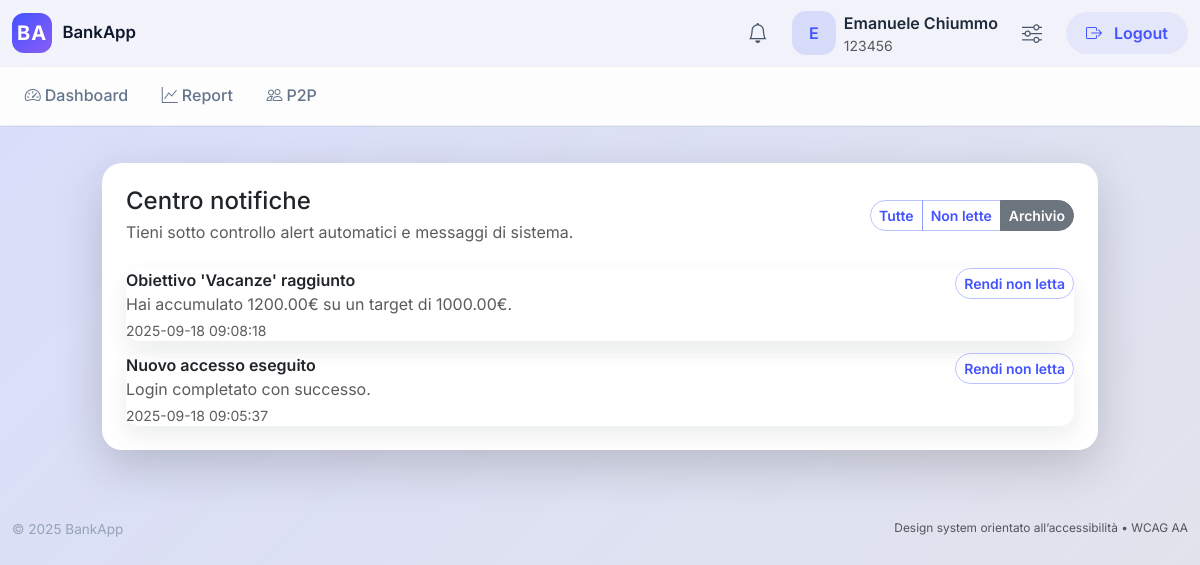
/notifications?status=READ (signed in), run on the app's committed database.
### tables this page shows
CREATE TABLE notifications (
  notification_id TEXT PRIMARY KEY,
  user_id         TEXT NOT NULL,
  type            TEXT NOT NULL,
  title           TEXT NOT NULL,
  body            TEXT,
  status          TEXT NOT NULL DEFAULT 'UNREAD',
  dedupe_key      TEXT,
  payload         TEXT,
  created_at      TEXT DEFAULT (datetime('now')),
  read_at         TEXT,
  FOREIGN KEY (user_id) REFERENCES users(user_id) ON DELETE CASCADE
);

### app.py (the view, shortened to what this page needs)
@app.route('/notifications', methods=['GET', 'POST'])
@login_required
def notifications_center():
    user_id = session['user_id']
    status_filter = request.args.get('status')
    items = _list_notifications(user_id, limit=50, status=status_filter if status_filter in {'READ', 'UNREAD'} else None)
    unread_count = _count_unread_notifications(user_id)
    return render_template(
        'notifications.html',
        notifications=items,
        unread_notifications=unread_count,
        status_filter=status_filter,
    )

### app.py (called while the page is built, shortened)
def get_db():
    if 'db' not in g:
        g.db = sqlite3.connect(app.config['DATABASE'])
        g.db.row_factory = sqlite3.Row
        g.db.execute("PRAGMA foreign_keys = ON;")
    return g.db

def _list_notifications(user_id: str, limit: int = 10, status: str | None = None) -> list[sqlite3.Row]:
    db = get_db()
    params = [user_id]
    where = ["user_id = ?"]
    if status in {"UNREAD", "READ"}:
        where.append("status = ?")
        params.append(status)
    sql = f"""
        SELECT notification_id, type, title, body, status, payload, created_at, read_at
        FROM notifications
        WHERE {' AND '.join(where)}
        ORDER BY created_at DESC
        LIMIT ?
    """
    params.append(limit)
    rows = db.execute(sql, params).fetchall()
    result = []
    for row in rows:
        payload = row["payload"]
        try:
            payload_data = json.loads(payload) if payload else {}
        except json.JSONDecodeError:
            payload_data = {"raw": payload}
        result.append({**dict(row), "payload": payload_data})
    return result

def _count_unread_notifications(user_id: str) -> int:
    db = get_db()
    row = db.execute(
        "SELECT COUNT(1) AS cnt FROM notifications WHERE user_id = ? AND status = 'UNREAD'",
        (user_id,),
    ).fetchone()
    return int(row["cnt"] or 0)

def _ensure_user_settings(user_id: str) -> sqlite3.Row:
    db = get_db()
    settings = db.execute(
        """
        SELECT user_id, default_currency, decimal_places, notify_threshold
        FROM user_settings
        WHERE user_id = ?
        """,
        (user_id,),
    ).fetchone()
    if settings:
        return settings

def _get_user_settings(user_id: str) -> dict:
    settings = _ensure_user_settings(user_id)
    return dict(settings) if settings else {"user_id": user_id, "default_currency": "EUR", "decimal_places": 2, "notify_threshold": 1.0}

def login_required(view_func):
    from functools import wraps
    @wraps(view_func)
    def wrapped(*args, **kwargs):
        if not session.get('user_id'):
            return redirect(url_for('login', next=request.path))
        return view_func(*args, **kwargs)
    return wrapped

### templates/notifications.html (shortened to what this page needs)
{% extends "base.html" %}
{% block content %}
<section class="row justify-content-center g-4">
  <div class="col-12 col-xl-10">
    <div class="card p-4 shadow-lg border-0">
      <div class="d-flex flex-column flex-md-row justify-content-between align-items-start align-items-md-center gap-3 mb-4">
        <div>
          <h1 class="h4 mb-1">Centro notifiche</h1>
          <p class="text-muted mb-0">Tieni sotto controllo alert automatici e messaggi di sistema.</p>
        </div>
        <div class="btn-group" role="group" aria-label="Filtri notifiche">
          <a class="btn btn-outline-secondary btn-sm {% if not status_filter %}active{% endif %}" href="{{ url_for('notifications_center') }}">Tutte</a>
          <a class="btn btn-outline-secondary btn-sm {% if status_filter == 'UNREAD' %}active{% endif %}" href="{{ url_for('notifications_center', status='UNREAD') }}">Non lette</a>
          <a class="btn btn-outline-secondary btn-sm {% if status_filter == 'READ' %}active{% endif %}" href="{{ url_for('notifications_center', status='READ') }}">Archivio</a>
        </div>
      </div>
      {% if notifications %}
      <div class="notification-list">
        {% for note in notifications %}
        <div class="list-group-item d-flex flex-column flex-md-row justify-content-between align-items-start gap-3 {% if note.status == 'UNREAD' %}notification-unread{% endif %}">
          <div>
            <div class="fw-semibold">{{ note.title }}</div>
            {% if note.body %}<div class="text-muted">{{ note.body }}</div>{% endif %}
            <div class="small text-muted mt-1">{{ note.created_at }}</div>
          </div>
          <form method="post" class="d-flex gap-2">
            {% if note.status == 'UNREAD' %}
            <button class="btn btn-outline-secondary btn-sm" name="action" value="read" type="submit">Segna letta</button>
            {% else %}
            <button class="btn btn-outline-secondary btn-sm" name="action" value="unread" type="submit">Rendi non letta</button>
            {% endif %}
          </form>
        </div>
        {% endfor %}
      </div>
      {% else %}
      <div class="text-center text-muted py-5">Nessuna notifica disponibile.</div>
      {% endif %}
    </div>
  </div>
</section>
{% endblock %}

### static/css/styles.css (style rules this page uses)
:root { --font-family: 'Inter', system-ui, -apple-system, BlinkMacSystemFont, 'Segoe UI', sans-serif; --color-bg: #f4f6fb; --color-surface: #ffffff; --color-elevated: #1e293b; --color-primary: #4353ff; --color-primary-dark: #2b38d0; --color-secondary: #7c8da3; --color-success: #16a34a; --color-danger: #dc2626; --color-warning: #f59e0b; --color-border: rgba(15, 23, 42, 0.08); --shadow-sm: 0 12px 35px rgba(15, 23, 42, 0.08); --shadow-lg: 0 18px 45px rgba(15, 23, 42, 0.12); --radius-lg: 20px; --radius-md: 14px; --radius-sm: 10px; --space-section: clamp(1.5rem, 1.2rem + 1.5vw, 3rem); }
body.app-shell { min-height: 100vh; font-family: var(--font-family); background: var(--color-bg); color: #1f2937; }
.card { border-radius: var(--radius-lg); border: 1px solid rgba(255, 255, 255, 0.6); backdrop-filter: blur(6px); box-shadow: var(--shadow-sm); background: var(--color-surface); }
.btn-outline-secondary { border-radius: 999px; border: 1px solid rgba(67, 83, 255, 0.35); color: var(--color-primary); font-weight: 600; }
.notification-list .list-group-item { border: none; border-radius: var(--radius-md); margin-bottom: 0.75rem; box-shadow: 0 10px 25px rgba(15, 23, 42, 0.08); }
.notification-list .list-group-item:last-child { margin-bottom: 0; }

### data on the page
notifications: title "Obiettivo 'Vacanze' raggiunto", body "Hai accumulato 1200.00€ su un target di 1000.00€.", created_at "2025-09-18 09:08:18", status "Rendi non letta"
notifications: title "Nuovo accesso eseguito", body "Login completato con successo.", created_at "2025-09-18 09:05:37", status "Rendi non letta"

### other printed values
{{ session.get('display_name') or 'Profilo' }} "Emanuele Chiummo"
{{ session.get('codice_cliente') }} "123456"
{{ link.label }} "Dashboard" "Report" "P2P"
